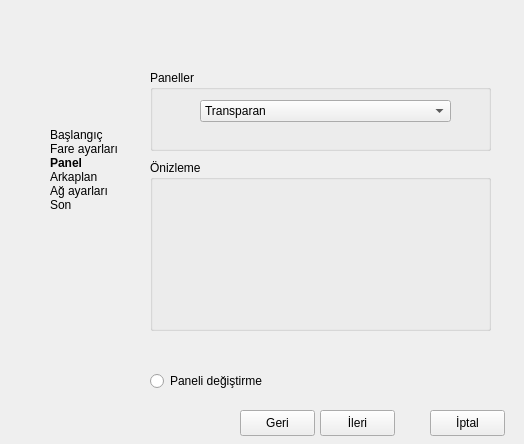
<ui version="4.0" >
 <class>KickerWindow</class>
 <widget class="QMainWindow" name="KickerWindow" >
  <property name="geometry" >
   <rect>
    <x>0</x>
    <y>0</y>
    <width>524</width>
    <height>444</height>
   </rect>
  </property>
  <property name="minimumSize" >
   <size>
    <width>524</width>
    <height>444</height>
   </size>
  </property>
  <property name="maximumSize" >
   <size>
    <width>524</width>
    <height>444</height>
   </size>
  </property>
  <property name="windowTitle" >
   <string>Panel Seçenekleri - Anatolya Bey</string>
  </property>
  <property name="windowIcon" >
   <iconset resource="../../icons/startericons.qrc" >
    <normaloff>:/icon/icon.png</normaloff>:/icon/icon.png</iconset>
  </property>
  <property name="styleSheet" >
   <string notr="true" >QMainWindow {background-image: url(:/beyimage/beyimage.png);}</string>
  </property>
  <widget class="QWidget" name="centralwidget" >
   <property name="geometry" >
    <rect>
     <x>0</x>
     <y>0</y>
     <width>524</width>
     <height>444</height>
    </rect>
   </property>
   <widget class="QGroupBox" name="kickersGroup" >
    <property name="geometry" >
     <rect>
      <x>150</x>
      <y>70</y>
      <width>341</width>
      <height>81</height>
     </rect>
    </property>
    <property name="title" >
     <string>Paneller</string>
    </property>
    <widget class="QComboBox" name="listKickers" >
     <property name="geometry" >
      <rect>
       <x>50</x>
       <y>30</y>
       <width>251</width>
       <height>22</height>
      </rect>
     </property>
     <item>
      <property name="text" >
       <string>Transparan</string>
      </property>
     </item>
     <item>
      <property name="text" >
       <string>ModernTransparan</string>
      </property>
     </item>
     <item>
      <property name="text" >
       <string>Klasik</string>
      </property>
     </item>
     <item>
      <property name="text" >
       <string>Modern</string>
      </property>
     </item>
    </widget>
   </widget>
   <widget class="QGroupBox" name="viewGroup" >
    <property name="geometry" >
     <rect>
      <x>150</x>
      <y>160</y>
      <width>341</width>
      <height>171</height>
     </rect>
    </property>
    <property name="title" >
     <string>Önizleme</string>
    </property>
    <widget class="QLabel" name="viewPicture" >
     <property name="geometry" >
      <rect>
       <x>50</x>
       <y>40</y>
       <width>241</width>
       <height>91</height>
      </rect>
     </property>
     <property name="text" >
      <string/>
     </property>
    </widget>
   </widget>
   <widget class="QRadioButton" name="isConfig" >
    <property name="geometry" >
     <rect>
      <x>150</x>
      <y>370</y>
      <width>181</width>
      <height>22</height>
     </rect>
    </property>
    <property name="text" >
     <string>Paneli değiştirme</string>
    </property>
   </widget>
   <widget class="QPushButton" name="cancelButton" >
    <property name="geometry" >
     <rect>
      <x>430</x>
      <y>410</y>
      <width>75</width>
      <height>26</height>
     </rect>
    </property>
    <property name="text" >
     <string>İptal</string>
    </property>
    <property name="icon" >
     <iconset resource="../../icons/startericons.qrc" >
      <normaloff>:/exit-button/application-exit.png</normaloff>:/exit-button/application-exit.png</iconset>
    </property>
   </widget>
   <widget class="QPushButton" name="nextButton" >
    <property name="geometry" >
     <rect>
      <x>320</x>
      <y>410</y>
      <width>75</width>
      <height>26</height>
     </rect>
    </property>
    <property name="text" >
     <string>İleri</string>
    </property>
    <property name="icon" >
     <iconset resource="../../icons/startericons.qrc" >
      <normaloff>:/go-next/go-next.png</normaloff>:/go-next/go-next.png</iconset>
    </property>
   </widget>
   <widget class="QPushButton" name="backButton" >
    <property name="enabled" >
     <bool>true</bool>
    </property>
    <property name="geometry" >
     <rect>
      <x>240</x>
      <y>410</y>
      <width>75</width>
      <height>26</height>
     </rect>
    </property>
    <property name="text" >
     <string>Geri</string>
    </property>
    <property name="icon" >
     <iconset resource="../../icons/startericons.qrc" >
      <normaloff>:/go-previous/go-previous.png</normaloff>:/go-previous/go-previous.png</iconset>
    </property>
   </widget>
   <widget class="QLabel" name="basementsLabel" >
    <property name="geometry" >
     <rect>
      <x>50</x>
      <y>110</y>
      <width>81</width>
      <height>121</height>
     </rect>
    </property>
    <property name="text" >
     <string>&lt;!DOCTYPE HTML PUBLIC "-//W3C//DTD HTML 4.0//EN" "http://www.w3.org/TR/REC-html40/strict.dtd">
&lt;html>&lt;head>&lt;meta name="qrichtext" content="1" />&lt;style type="text/css">
p, li { white-space: pre-wrap; }
&lt;/style>&lt;/head>&lt;body style=" font-family:'Sans Serif'; font-size:9pt; font-weight:400; font-style:normal;">
&lt;p style=" margin-top:0px; margin-bottom:0px; margin-left:0px; margin-right:0px; -qt-block-indent:0; text-indent:0px;">Başlangıç&lt;/p>
&lt;p style=" margin-top:0px; margin-bottom:0px; margin-left:0px; margin-right:0px; -qt-block-indent:0; text-indent:0px;">Fare ayarları&lt;/p>
&lt;p style=" margin-top:0px; margin-bottom:0px; margin-left:0px; margin-right:0px; -qt-block-indent:0; text-indent:0px;">&lt;span style=" font-weight:600;">Panel&lt;/span>&lt;/p>
&lt;p style=" margin-top:0px; margin-bottom:0px; margin-left:0px; margin-right:0px; -qt-block-indent:0; text-indent:0px;">Arkaplan&lt;/p>
&lt;p style=" margin-top:0px; margin-bottom:0px; margin-left:0px; margin-right:0px; -qt-block-indent:0; text-indent:0px;">Ağ ayarları&lt;/p>
&lt;p style=" margin-top:0px; margin-bottom:0px; margin-left:0px; margin-right:0px; -qt-block-indent:0; text-indent:0px; font-weight:600;">&lt;span style=" font-weight:400;">Son&lt;/span>&lt;/p>&lt;/body>&lt;/html></string>
    </property>
   </widget>
  </widget>
 </widget>
 <resources>
  <include location="../../icons/startericons.qrc" />
 </resources>
 <connections/>
</ui>
